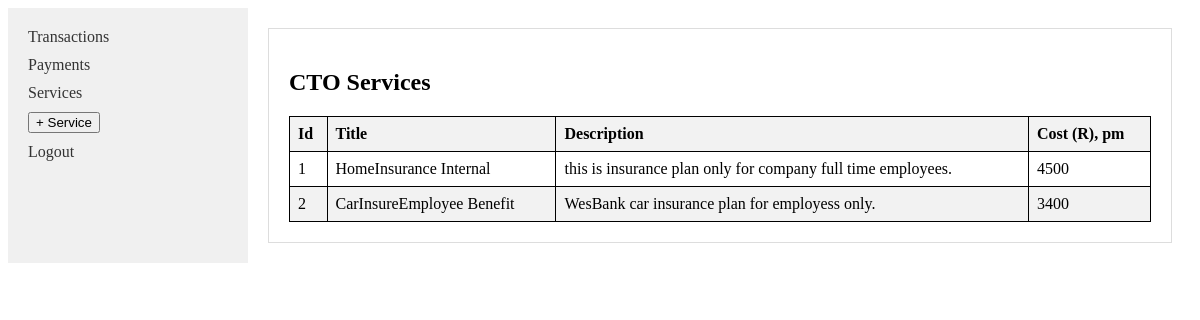
The page /admin-services/ (signed in) on the database its author committed.
### cto_bank/models.py (models this page shows, shortened)
class Service(db.Model):
    id = db.Column(db.Integer, primary_key=True)
    service_amount = db.Column(db.Integer, nullable=False)
    service_title = db.Column(db.String(100), nullable=False)
    service_description = db.Column(db.String(400), nullable=False)
    service_image = db.Column(db.String(200), default="service.jpg")

### cto_bank/admin/admin.py (the view)
@admin.route("/admin-services/", methods=["GET", "POST"])
@login_required
def admin_services():
    services = Service.query.all()
    return render_template("admin_services.html", services = services)

### cto_bank/models.py (called while the page is built)
@login_manager.user_loader
def load_user(user_id):
    return User.query.get(int(user_id))

### cto_bank/templates/admin_services.html (shortened to what this page needs)
{% extends "admin_layout.html" %}
{% block content %}
<head>
</head>
<body>
<h2>CTO Services</h2>
<table>
    <thead>
        <tr>
            <th>Id</th>
            <th>Title</th>
            <th>Description</th>
            <th>Cost (R), pm</th>
        </tr>
    </thead>
    <tbody>
        {% for service in services %}
            <tr>
                <td>{{ service.id }}</td>
                <td>{{ service.service_title }}</td>
                <td>{{ service.service_description }}</td>
                <td>{{ service.service_amount }}</td>
            </tr>
        {% endfor %}
    </tbody>
</table>
</body>
{% endblock content %}

### cto_bank/templates/admin_services.html (style rules this page uses)
table { width: 100%; border-collapse: collapse; }
th, td { border: 1px solid black; padding: 8px; text-align: left; }
th { background-color: #f2f2f2; }
tr:nth-child(even) { background-color: #f2f2f2; }

### rows shown on the page
Service: id "1", service_title "HomeInsurance Internal", service_description "this is insurance plan only for company full time employees.", service_amount "4500"
Service: id "2", service_title "CarInsureEmployee Benefit", service_description "WesBank car insurance plan for employess only.", service_amount "3400"
